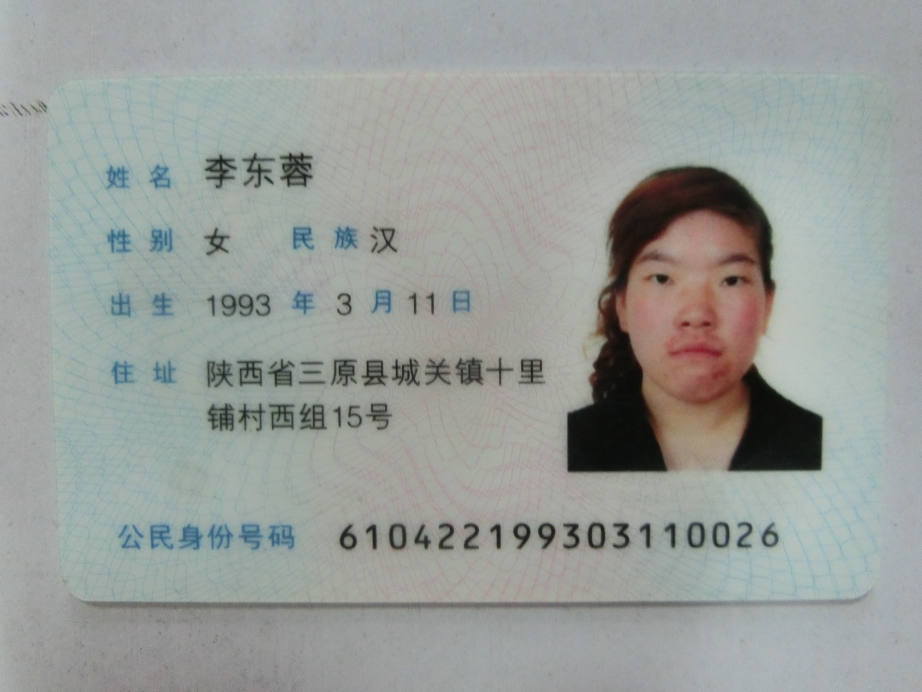
//> input picture leon_cpp/test_img/1.jpg, 4608 x 3456 px (shown at 1/5 size)
$ ./candy   (built with g++ and OpenCV 4)
//> lines starting //> are read from the running program, lines starting //| are printed output that depends on the picture; after the words box and inside, x2 and y2 are one past the last pixel; in counts of white or black regions, pixels touching at a corner belong together
#include "opencv2/opencv.hpp"

int main()
{
    cv::Mat img = cv::imread("../test_img/1.jpg");
//> img is the input picture: 3456 rows x 4608 cols, CV_8UC3; mean B, G, R 153.2, 156.8, 152.1
    cv::resize(img, img, cv::Size(img.cols/5,img.rows/5));
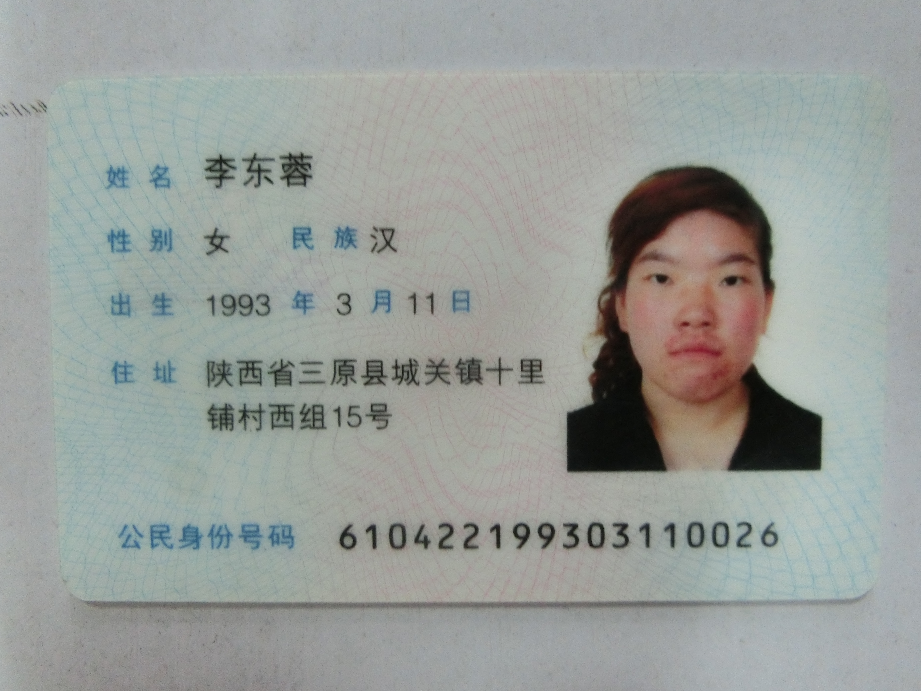
//> img: 691 rows x 921 cols, CV_8UC3; mean B, G, R 153.1, 156.7, 152
    cv::Mat img_gray;
    cv::Mat edge, dst;

    dst.create(img.size(), img.type());
    cv::cvtColor(img, img_gray, cv::COLOR_BGR2GRAY);
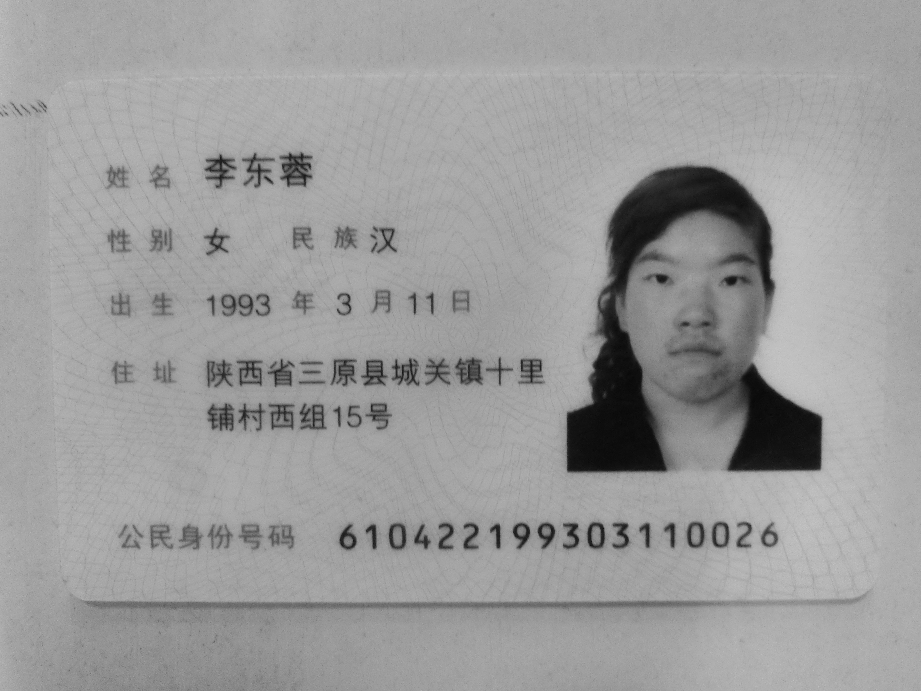
//> img_gray: 691 rows x 921 cols, CV_8UC1; min 8, max 200, mean 154.9
    cv::blur(img_gray,edge, cv::Size(3,3));
    cv::Canny(edge, edge, 3, 9, 3);
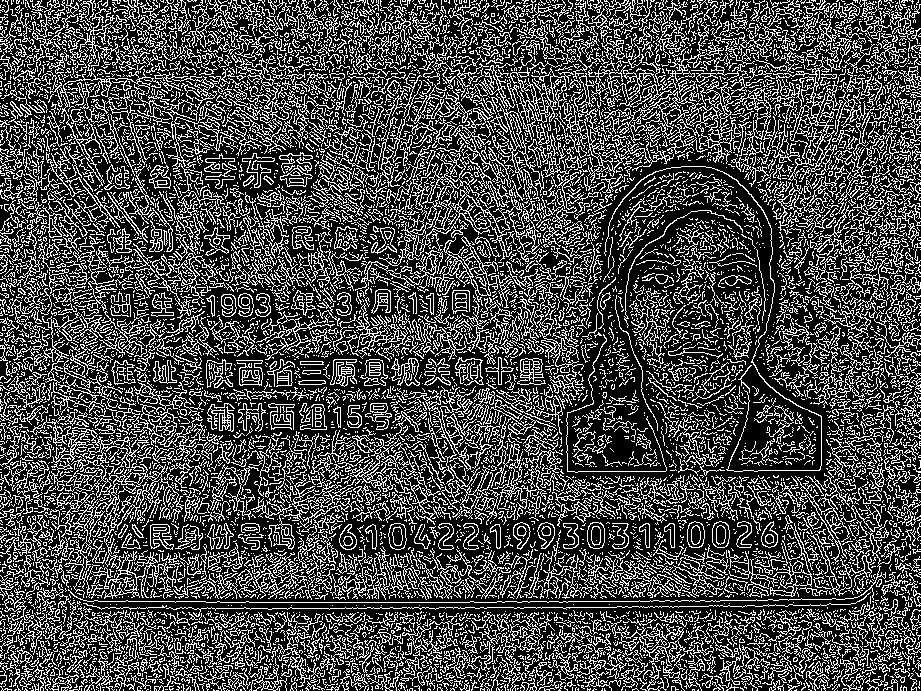
//> edge: 691 rows x 921 cols, CV_8UC1; 28.7% white in thin lines or dots
    dst = cv::Scalar::all(0);
    img.copyTo(dst,edge);
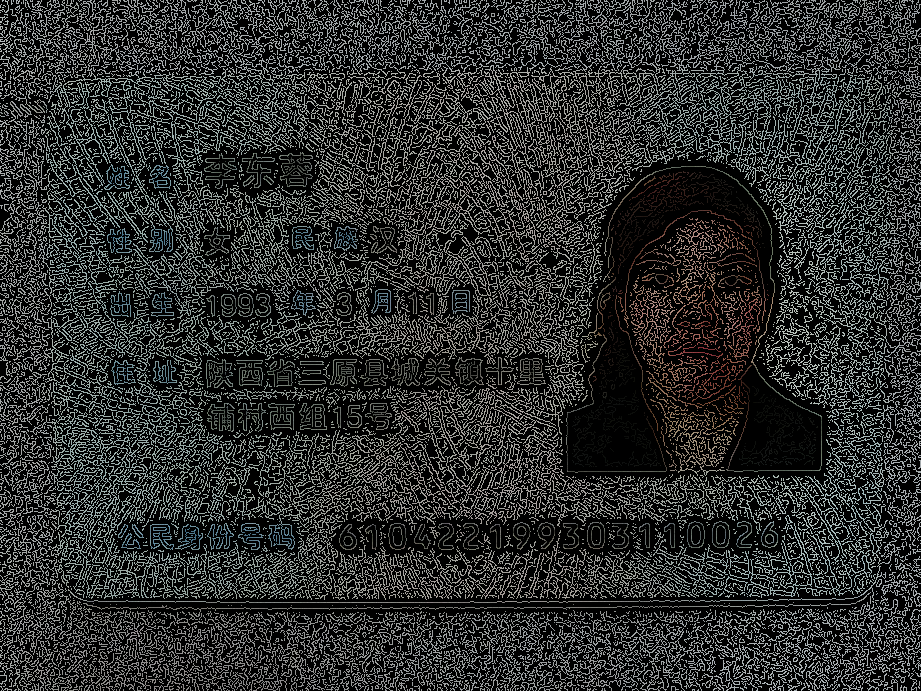
//> dst: 691 rows x 921 cols, CV_8UC3; mean B, G, R 44.9, 45.8, 44.3

    cv::imshow("raw",img);
    //cv::imshow("blur", edge);
    cv::imshow("canny", edge);
    cv::imshow("dst", dst);
    cv::waitKey(-1);
}
